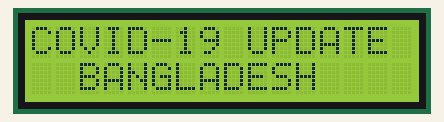
Simulated run of this sketch. Board: ESP8266 (NodeMCU). Parts: 16×2 character LCD. WiFi joins after 1.5 s; servers stay silent unless stated; uploads are accepted with an empty reply; what the sketch prints to the serial monitor is not drawn.

Above: at 0.1 s.
At 2.1 s:
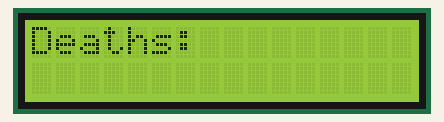
At 6.3 s:
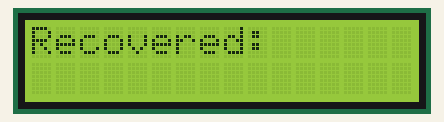
At 10.9 s:
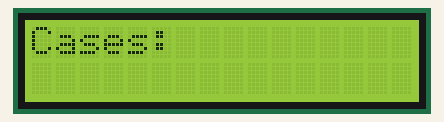

The sketch:

Robo_CORE_Covid_update.ino
```cpp
#include <ESP8266WiFi.h>
#include <ESP8266HTTPClient.h>
#include <LiquidCrystal.h>


const int rs = D1, en = D2, d4 = D4, d5 = D5, d6 = D6, d7 = D7;
LiquidCrystal lcd(rs, en, d4, d5, d6, d7);

const char* ssid = "ssid";              //WIFI SSID Name
const char* password = "pass";        //WIFI Password
const char* host = "api.thingspeak.com";  //We read the data from this host
const int httpPortRead = 80;

const char* url1 = "/apps/thinghttp/send_request?api_key=____key___________";     // api
int To_remove;      //There are some irrelevant data on the string and here's how I keep the index
//of those characters
String Cases, Deaths, Recovered, Data_Raw;
int i = 0;

WiFiClient client;
HTTPClient http;

void setup() {
  lcd.begin(16, 2);
  lcd.setCursor(0, 0);
  lcd.print("COVID-19 UPDATE");
  lcd.setCursor(1, 1);
  lcd.print(" BANGLADESH");

  Serial.begin(115200);
  WiFi.disconnect();
  delay(1000);
  WiFi.begin(ssid, password);
  Serial.println("Connected to the WiFi network");
  Serial.println(WiFi.localIP());
}

void loop() {


  if ( http.begin(host, httpPortRead, url1))
  {
    int httpCode = http.GET();
    if (httpCode > 0)
    {
      if (httpCode == HTTP_CODE_OK || httpCode == HTTP_CODE_MOVED_PERMANENTLY)
      {

        Data_Raw = http.getString();
        //Serial.println(" ");
        //Serial.println(Data_Raw);
        Serial.println(" ");

        lcd.clear();
        lcd.setCursor(0, 0);
        lcd.print("Deaths:");
        lcd.setCursor(2, 1);
        Serial.print("  DEATH:: ");
        for (i = 8; i <= 12; i++) {
          Serial.print(Data_Raw[i]);
          lcd.print(Data_Raw[i]);
          delay(200);
        }
        delay(3000);

        lcd.clear();
        lcd.setCursor(0, 0);
        lcd.print("Recovered:");
        lcd.setCursor(2, 1);
        Serial.print("  RECOVERED:: ");
        for (i = 13; i <= 18; i++) {
          Serial.print(Data_Raw[i]);
          lcd.print(Data_Raw[i]);
          delay(200);
        }
        delay(3000);

         lcd.clear();
        Serial.print("CASE:: ");
        lcd.setCursor(0, 0);
        lcd.print("Cases:");
        lcd.setCursor(2, 1);
        for (i = 0; i <= 7; i++) {
          Serial.print(Data_Raw[i]);
          lcd.print(Data_Raw[i]);
          delay(200);
        }
        delay(3000);
      }
    }
    else //If we can't get data
    {
      Serial.printf("[HTTP] GET... failed, error: %s\n", http.errorToString(httpCode).c_str());
    }

    http.end();
  }
  else //If we can't connect to the HTTP
  {
    Serial.printf("[HTTP} Unable to connect\n");
  }

  while (WiFi.status() != WL_CONNECTED)     //In case the Wifi connetion is lost
  {

    WiFi.disconnect();
    delay(1000);

    WiFi.begin(ssid, password);
    Serial.println("Reconnecting to WiFi..");
    delay(10000);
  }
}
```

Measured:
- by itself, everything shown: repeats every 13.0 s, in 19 steps
- what the display in image 1 shows lasts 3.2 s, from 2.1 s to 5.3 s
- what the display in image 3 shows lasts 3.4 s, from 10.9 s to 14.3 s
